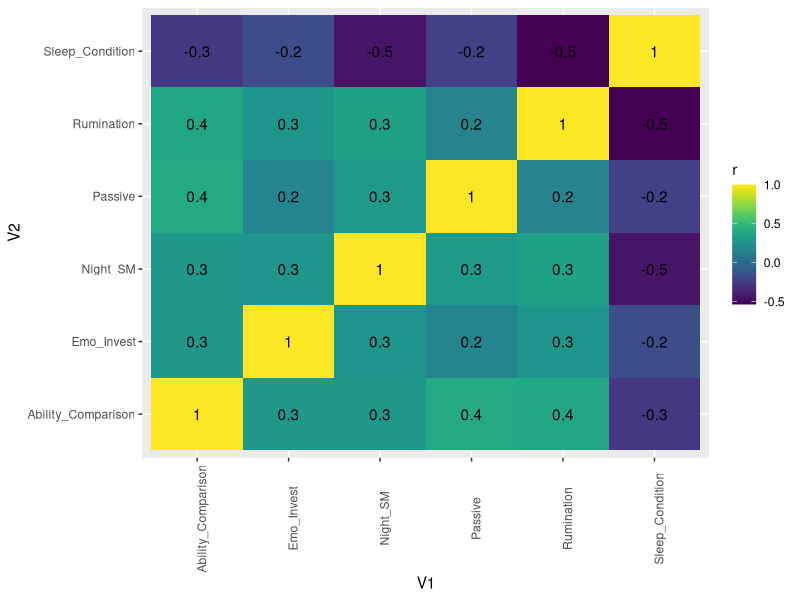
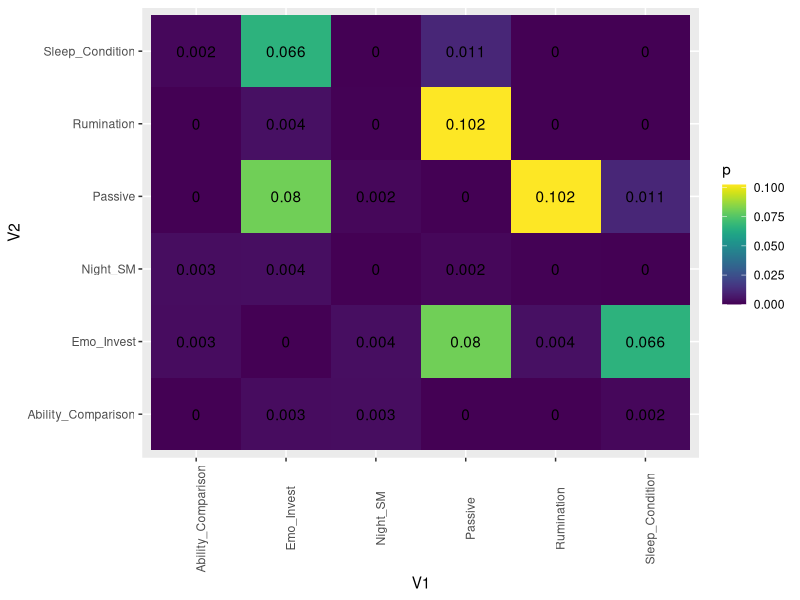
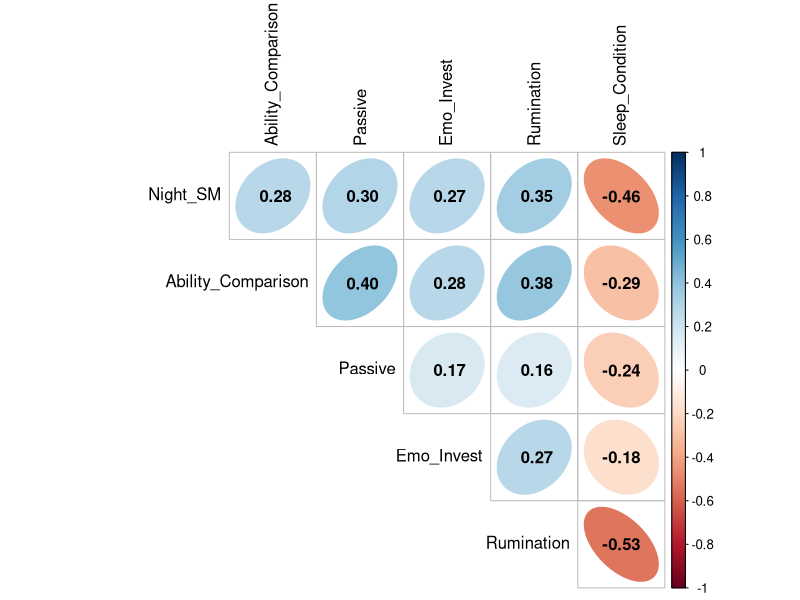

Write the R code that produced these figures, in order. (Note: this script raises an error after producing the figures.)
## ---- chunk 1
knitr::opts_chunk$set(echo = FALSE)

library(tidyverse)
library(viridis)
library(psych)
library(lavaan)
library(Hmisc)
library(corrplot)
## ---- chunk 2

data <- read_csv("Social-media-mental-wellbeing-and-sleep-quests_2019-01-29.csv")

## ---- chunk 3

filtered_demographic_data <- data %>%
  select(user_id, user_sex, user_status, user_age, quest_id, q_name,dv) %>%
  filter(user_status == "registered", quest_id == 18, q_name == "fb_use" | q_name == "insta_use" | q_name == "twitter_use" | q_name == "combined_use" | q_name == "sleep_condition" | q_name == "sleep_treatment") %>%
  distinct(user_id,q_name, .keep_all = TRUE) %>%
  spread(q_name,dv) %>%
  filter(combined_use < 7) %>%
  filter(str_detect(sleep_condition,"^N/") | str_detect(sleep_condition,"^n/") | str_detect(sleep_condition, "^N") | str_detect(sleep_condition, "^n")) %>%
gather("q_name","dv", 6:11)

## ---- chunk 4

q_data <- data %>%
  select(user_id, user_status, quest_id, q_name, dv) %>%
  arrange(user_id) %>%
  filter(user_status == "registered", quest_id < 15, user_id != 76) %>%
  select(user_id, q_name, dv) %>%
  distinct(user_id,q_name, .keep_all = TRUE) %>%
  spread(q_name,dv) %>%
  mutate(SC_Q5 = ifelse(SC_Q5 == 5, 1,
                        ifelse(SC_Q5 == 4,2,
                               ifelse(SC_Q5 == 3, 3,
                                      ifelse(SC_Q5 == 2, 4,
                                             ifelse(SC_Q5 == 1, 5, "")))))) %>%
  mutate(SM2_Q5 = ifelse(SM2_Q5 == 0,1,
                         ifelse(SM2_Q5 == 1,1,
                                ifelse(SM2_Q5 == 2, 0,
                                       ifelse(SM2_Q5 == 3, 0, "")))))

rum <- q_data %>%
  select(R_Q1:R_Q9) %>%
  mutate_all(funs(ifelse(. == 1,0,
                         ifelse(. == 2, 1,
                         ifelse(. == 3,2,
                         ifelse(. == 4, 3,
                         ifelse(. == 5, 4, ""))))))) %>%
  select(R_Q1, R_Q2, R_Q3, R_Q4, R_Q5, R_Q6, R_Q7, R_Q8, R_Q9, R_Q10,
         R_Q11, R_Q12, R_Q13, R_Q14, R_Q15)
 

q_dat <- q_data %>%
  select(-c(R_Q1:R_Q9)) %>%
  cbind(rum) %>%
  gather(q_name,dv,EI_Q1:R_Q15) %>%
  arrange(user_id) %>%
  distinct(user_id,q_name,dv)
  

## ---- chunk 5
questionnaire_data <- q_dat %>%
  mutate(
    questionnaire = ifelse(
      q_name == "SC_Q1" |
        q_name == "SC_Q2" |
        q_name == "SC_Q3" |
        q_name == "SC_Q4" | q_name == "SC_Q5",
      "Ability_Comparison",
      ifelse(
        q_name == "SC_Q6" |
          q_name == "SC_Q7" |
          q_name == "SC_Q8" | q_name == "SC_Q9",
        "Opinion_Comparison",
        ifelse(
          q_name == "PA_Q1" |
            q_name == "PA_Q2" |
            q_name == "PA_Q3" |
            q_name == "PA_Q6" | q_name == "PA_Q12",
          "Active_Social",
          ifelse(
            q_name == "PA_Q5" |
              q_name == "PA_Q7" |
              q_name == "PA_Q9" | q_name == "PA_Q10",
            "Active_NonSoc",
            ifelse(
              q_name == "PA_Q4" |
                q_name == "PA_Q8" |
                q_name == "PA_Q11" | q_name == "PA_Q13",
              "Passive",
              ifelse(
                grepl("R_Q", q_name),
                "Rumination",
                ifelse(
                  grepl("EI_Q", q_name),
                  "Emo_Invest",
                  ifelse(
                    grepl("SM2_Q", q_name),
                    "Night_SM",
                    ifelse(grepl("SCI_Q", q_name), "Sleep_Condition", "")
                  )
                )
              )
            )
          )
        )
      )
    )
  )



questionnaire_names <- unique(questionnaire_data$questionnaire)


## ---- chunk 6
filtered_questionnaire_data <- questionnaire_data %>%
  group_by(user_id) %>%
  filter(!is.na(dv) > 0.5) %>%
  filter(all(questionnaire_names %in% questionnaire))
  
## ---- chunk 7

sum_scores <- filtered_questionnaire_data %>%
  group_by(user_id, questionnaire) %>%
  summarise(Score = sum(as.integer(dv))) %>%
  arrange(questionnaire) %>%
  ungroup() 

mean_sd_range <- sum_scores %>%
  group_by(questionnaire) %>%
  summarise(Mean = mean(Score),
            SD = sd(Score),
            Min = min(Score),
            Max = max(Score))


## ---- chunk 8
participant_info <- filtered_demographic_data %>%
  right_join(., sum_scores, by = "user_id") %>%
  select(user_id,user_sex,user_age) %>%
  unique() %>%
  group_by(user_sex) %>%
  summarise(n = n(),
            mean_age = mean(user_age),
            sd_age = sd(user_age))

## ---- chunk 9

scores <- sum_scores %>%
  spread(questionnaire,Score) %>%
  select(-user_id) 

corr_matrix <- scores %>%
  select(Night_SM,Ability_Comparison, Passive, Emo_Invest, Rumination, Sleep_Condition) %>%
  corr.test(adjust = "none")

## ---- chunk 10
# extracting r values from corr_matrix
r_values <- corr_matrix[["r"]] %>%
  as.data.frame() %>%
  rownames_to_column(var = "V1") %>%
  gather("V2","r", Night_SM:Sleep_Condition) 

# extracting p values from corr_matrix

p_values <- corr_matrix[["p"]] %>%
  as.data.frame() %>%
  rownames_to_column(var = "V1") %>%
  gather("V2", "p", Night_SM:Sleep_Condition)

ggplot(r_values, aes(V1,V2, fill = r)) +
         geom_tile(aes(fill = r)) +
         scale_fill_viridis() +
         geom_text(aes(label = paste(round(r,1)))) +
         theme(axis.text.x= element_text(angle=90))

ggplot(p_values, aes(V1,V2, fill = p)) +
         geom_tile(aes(fill = p)) +
         scale_fill_viridis() +
         geom_text(aes(label = paste(round(p,3)))) +
         theme(axis.text.x= element_text(angle=90))


# publication figure 

confirm_dat <- scores %>%
select(Night_SM,Ability_Comparison, Passive, Emo_Invest, Rumination, Sleep_Condition) %>%
cor()

corrplot(confirm_dat, method = "ellipse", type = "upper", diag = FALSE, addCoef.col = "black", tl.col = "black")

## ---- chunk 11


reg3 <- 'Emo_Invest ~ a*Ability_Comparison
         Rumination ~ b*Emo_Invest
         Rumination ~ c*Ability_Comparison

         indirect := a*b
         direct := c
         total := c + (a*b)'

fit_reg3 <- sem(reg3, scores)
summary(fit_reg3, standardized = T, fit.measures = T, rsq = T)


## ---- chunk 12
## Passive Ability

med_mod1 <- 'Ability_Comparison ~ a*Passive
             Emo_Invest ~ b*Ability_Comparison
             Rumination ~ c*Emo_Invest
             Sleep_Condition ~ d*Rumination
             
             
         indirect := b*c
         total := a + (b*c) + d'

fit1 <- sem(med_mod1, scores)
summary(fit1, standardized = T, fit.measures = T, rsq = T)

## ---- chunk 13
## Passive Ability

med_mod2 <- 'Ability_Comparison ~ a*Passive
             Rumination ~ b*Ability_Comparison
             Sleep_Condition ~ c*Rumination
        

         indirect := b*c
         total := a + (b*c)'

fit2 <- sem(med_mod2, scores)
summary(fit2, standardized = T, fit.measures = T, rsq = T)

## ---- chunk 14

corr_matrix_exp <- scores %>%
  select(Night_SM,Ability_Comparison, Opinion_Comparison, Active_Social, Active_NonSoc, Passive, Emo_Invest, Rumination, Sleep_Condition) %>%
  corr.test(adjust = "none")

## ---- chunk 15

# extracting r values from corr_matrix
r_values <- corr_matrix_exp[["r"]] %>%
  as.data.frame() %>%
  rownames_to_column(var = "V1") %>%
  gather("V2","r", Night_SM:Sleep_Condition) 

# visualising r values
ggplot(r_values, aes(V1,V2, fill = r)) +
         geom_tile(aes(fill = r)) +
         scale_fill_viridis() +
         geom_text(aes(label = paste(round(r,1)))) +
         theme(axis.text.x= element_text(angle=90))

# extracting p values from corr_matrix

p_values <- corr_matrix_exp[["p"]] %>%
  as.data.frame() %>%
  rownames_to_column(var = "V1") %>%
  gather("V2", "p", Night_SM:Sleep_Condition)

# visualising p values

ggplot(p_values, aes(V1,V2, fill = p)) +
         geom_tile(aes(fill = p)) +
         scale_fill_viridis() +
         geom_text(aes(label = paste(round(p,3)))) +
         theme(axis.text.x= element_text(angle=90))

# publication figure 

exploratory_dat <- scores %>%
select(Night_SM,Ability_Comparison, Opinion_Comparison, Passive, Active_NonSoc, Active_Social,  Rumination, Sleep_Condition) %>%
cor()

corrplot(exploratory_dat, method = "ellipse", type = "upper", diag = FALSE, addCoef.col = "black", tl.col = "black")


## ---- chunk 16

# Active Social Ability

med_mod3 <- 'Ability_Comparison ~ a*Active_Social 
             Rumination ~ b*Ability_Comparison
             Sleep_Condition ~ c*Rumination

             indirect := b*c
             total := a + (b*c)'

fit3 <- sem(med_mod3, scores)
summary(fit3, standardized = T, fit.measures = T, rsq = T)

# Active Non Social Ability

med_mod4 <- 'Ability_Comparison ~ a*Active_NonSoc
             Rumination ~ b*Ability_Comparison
             Sleep_Condition ~ c*Rumination

             indirect := b*c
             total := a + (b*c)'

fit4 <- sem(med_mod4, scores)
summary(fit4, standardized = T, fit.measures = T, rsq = T)
